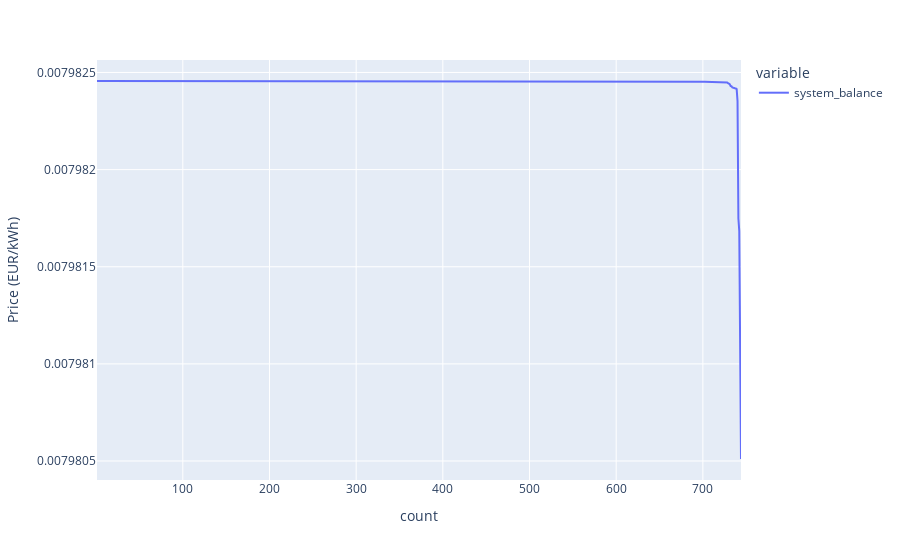

Source (notebook cell):
### Code cell
# Or we may want the LDC of the shadow price, which we calculated earlier
plot_load_duration_curve(dataframe=balance_price['system_balance'].to_frame(), 
                         plot_export_path='results/default_price.html', 
                         y_label='Price (EUR/kWh)')

### Figure 1 — Plotly figure (JSON) as saved in the notebook; plotly's stock layout.template omitted (floating-point values rounded to 4 significant figures; data arrays with more than 128 entries replaced by an {"elided": "..."} marker saying what was removed)
{"data": [{"hovertemplate": "variable=system_balance<br>index=%{x}<br>value=%{y}<extra></extra>", "legendgroup": "system_balance", "line": {"color": "#636efa", "dash": "solid"}, "marker": {"symbol": "circle"}, "mode": "lines", "name": "system_balance", "orientation": "v", "showlegend": true, "type": "scatter", "x": {"elided": "744 int values"}, "xaxis": "x", "y": {"elided": "744 float values"}, "yaxis": "y"}], "layout": {"legend": {"title": {"text": "variable"}, "tracegroupgap": 0}, "margin": {"t": 60}, "xaxis": {"anchor": "y", "domain": [0, 1], "title": {"text": "count"}}, "yaxis": {"anchor": "x", "domain": [0, 1], "title": {"text": "Price (EUR/kWh)"}}}}
